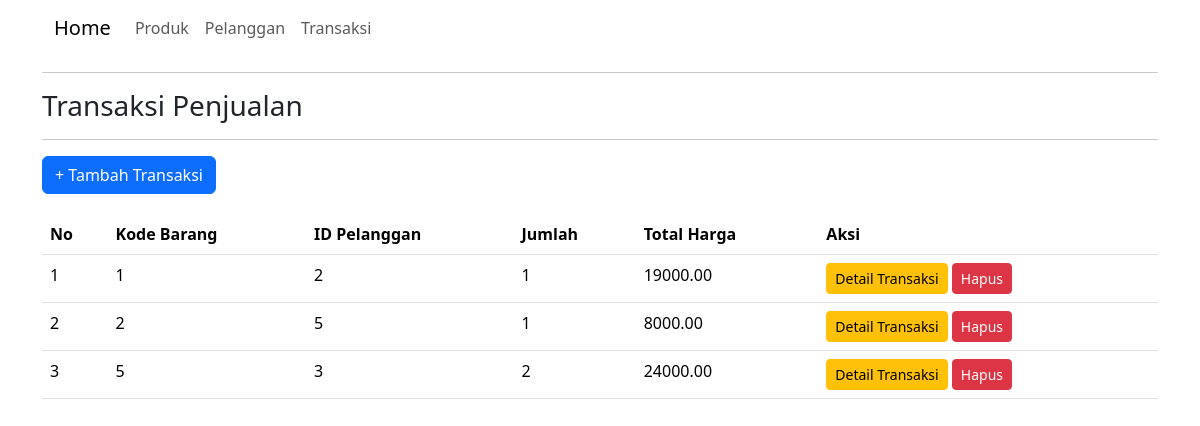
The app's page /index.php?action=transaksi (signed in) with its own data.
### tables this page shows
CREATE TABLE `transaksi` (
  `id_transaksi` int(11) NOT NULL,
  `id_pelanggan` int(11) DEFAULT NULL,
  `kode_barang` int(11) DEFAULT NULL,
  `jumlah` int(11) NOT NULL,
  `total_harga` decimal(10,2) NOT NULL,
  `tanggal` timestamp NOT NULL DEFAULT current_timestamp() ON UPDATE current_timestamp()
);

### app/Controllers/TransaksiController.php (called while the page is built, shortened)
<?php
require_once 'app/models/Transaksi.php';
require_once 'config/database.php';
class TransaksiController
{
    public function daftarTransaksi()
    {
        $transaksi = new Transaksi();
        $data = $transaksi->tampilkanSemuaTransaksi();
        require 'app/views/transaksi_view.php';
    }
}
?>

### config/database.php (called while the page is built, shortened)
<?php
class Database {
    private $host = "localhost";
    private $user = "root";
    private $password = "";
    private $dbname = "dbtoko";
    private $conn;
    private function connect() {
        $this->conn = new mysqli($this->host, $this->user, $this->password, $this->dbname);
    }
    public function getConnection() {
        return $this->conn;
    }
}
?>

### app/Models/Transaksi.php (called while the page is built, shortened)
<?php require_once 'config/database.php';
class Transaksi
{
    private $conn;
    public function __construct()
    {
        $database = new Database();
        $this->conn = $database->getConnection();
    }
    public function tampilkanSemuaTransaksi()
    {
        $sql = "SELECT * FROM transaksi";
        $result = $this->conn->query($sql);
        return $result->fetch_all(MYSQLI_ASSOC);
    }
}

### app/Views/transaksi_view.php (the view, shortened to what this page needs)
<!doctype html>
<html lang="en">
<head>
    <link href="https://cdn.jsdelivr.net/npm/bootstrap@5.3.3/dist/css/bootstrap.min.css" rel="stylesheet"
>
</head>
<body>
    <div class="container">
        <nav class="navbar navbar-expand-lg bg-body-transparent">
            <div class="container-fluid"> <a class="navbar-brand" href="index.php?action=index">Home</a>
                <div class="collapse navbar-collapse" id="navbarSupportedContent">
                    <ul class="navbar-nav me-auto mb-2 mb-lg-0">
                        <li class="nav-item"> <a class="nav-link" href="index.php?action=produk">Produk</a> </li>
                        <li class="nav-item"> <a class="nav-link" href="index.php?action=pelanggan">Pelanggan</a> </li>
                        <li class="nav-item"> <a class="nav-link" href="index.php?action=transaksi">Transaksi</a> </li>
                </div>
            </div>
        </nav>
        <hr>
        <h3>Transaksi Penjualan</h3>
        <hr>
        <div style="display: flex; justify-content: space-between; align-items: center; margin-bottom: 20px;">
            <a href="index.php?action=transaksi&subaction=tambah" class="btn btn-primary">+ Tambah Transaksi</a>
        </div>
        <table class="table">
            <thead>
                <tr>
                    <th>No</th>
                    <th>Kode Barang</th>
                    <th>ID Pelanggan</th>
                    <th>Jumlah</th>
                    <th>Total Harga</th>
                    <th>Aksi</th>
                </tr>
            </thead>
            <tbody>
                <?php if (!empty($data)): ?>
                    <?php $nomor = 1; ?>
                    <?php foreach ($data as $transaksi): ?>
                        <tr>
                            <td><?= $nomor++; ?></td>
                            <td><?= $transaksi['kode_barang']; ?></td>
                            <td><?= $transaksi['id_pelanggan']; ?></td>
                            <td><?= $transaksi['jumlah']; ?></td>
                            <td><?= $transaksi['total_harga']; ?></td>
                            <td>
                                <a href="index.php?action=detail_transaksi&id=<?= $transaksi['id_transaksi']; ?>"
                                    class="btn btn-warning btn-sm">Detail Transaksi</a>
                                <a href="index.php?action=transaksi&subaction=hapus&id=<?= $transaksi['id_transaksi']; ?>"
                                    class="btn btn-danger btn-sm"
                                    onclick="return confirm('Yakin ingin menghapus produk ini?')">Hapus</a>
                            </td>
                        </tr>
                    <?php endforeach; ?>
                <?php else: ?>
                    <tr>
                        <td colspan="6" class="text-center">Belum ada data transaksi.</td>
                    </tr>
                <?php endif; ?>
            </tbody>
        </table>
    </div>
</body>
</html>

### records on screen
transaksi: kode_barang "1", id_pelanggan "2", jumlah "1", total_harga "19000.00"
transaksi: kode_barang "2", id_pelanggan "5", jumlah "1", total_harga "8000.00"
transaksi: kode_barang "5", id_pelanggan "3", jumlah "2", total_harga "24000.00"
